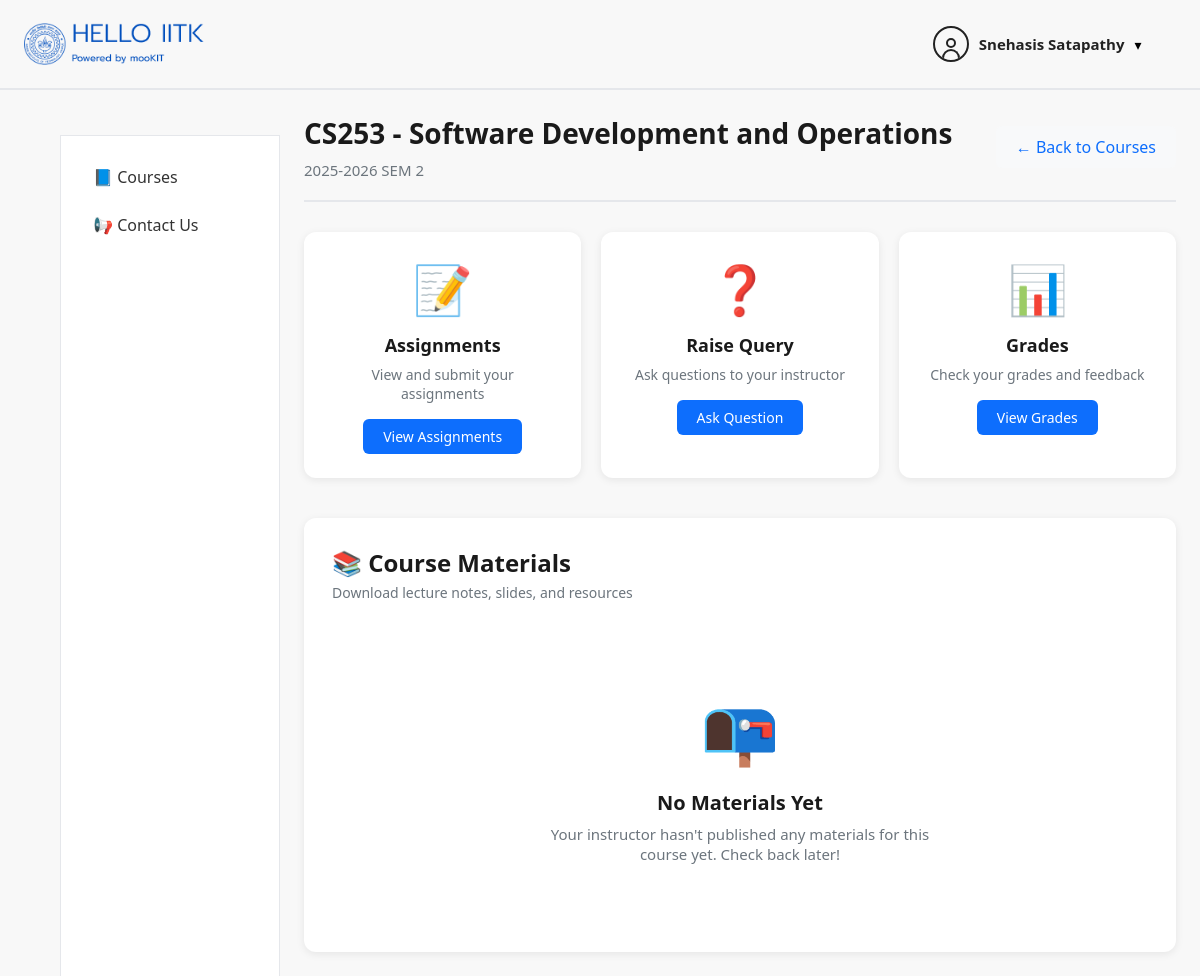
The app's page /courses/1/student/home/ (signed in), older data.
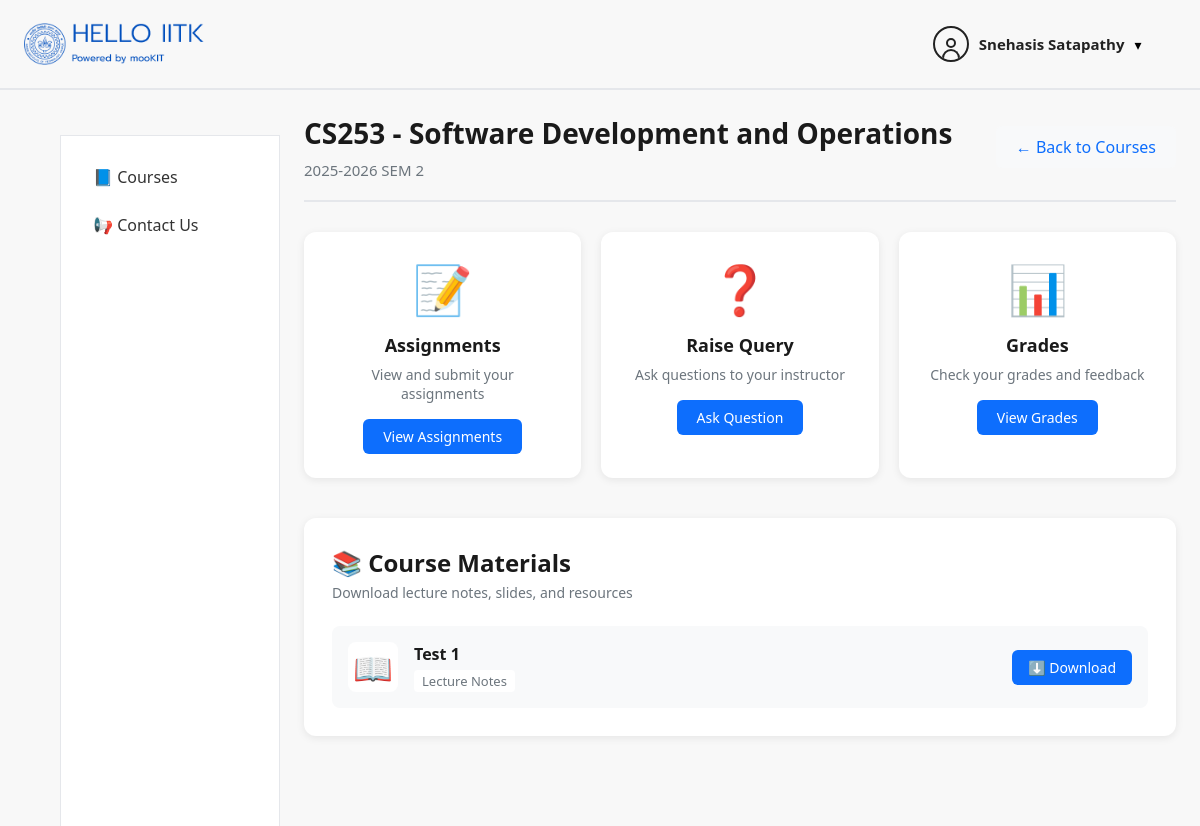
The same page, newer data.
### content/models.py (models this page shows, shortened)
class CourseMaterial(models.Model):
    CONTENT_TYPE_CHOICES = [
        ('notes', 'Lecture Notes'),
        ('slides', 'Slides'),
        ('ppt', 'PPT'),
        ('pyq', 'Previous Year Questions'),
        ('other', 'Other'),
    ]
    course = models.ForeignKey(Course, on_delete=models.CASCADE)
    title = models.CharField(max_length=200)
    content_type = models.CharField(
        max_length=20,
        choices=CONTENT_TYPE_CHOICES
    )
    file = models.FileField(upload_to='course_materials/')
    is_published = models.BooleanField(default=False)
    uploaded_at = models.DateTimeField(auto_now_add=True)

### courses/views.py (the view)
# urls.py: path('<int:course_id>/student/home/', student_course_home),
@login_required
def student_course_home(request, course_id):
    if not CourseStudent.objects.filter(course_id=course_id, student=request.user).exists():
        return redirect('/courses/')
    course = Course.objects.select_related('semester').get(id=course_id)
    materials = CourseMaterial.objects.filter(course_id=course_id, is_published=True)
    return render(request, 'courses/student_home.html', {
        'course': course,
        'materials': materials,
        'course_id': course_id
    })

### courses/models.py (called while the page is built)
    def __str__(self):
        return f"{self.year_start}-{self.year_end} SEM {self.sem}"

### templates/courses/student_home.html (shortened to what this page needs)
{% extends "courses/base.html" %}
{% load static %}
{% block content %}
<div class="course-detail-header">
  <div class="course-title-section">
    <h1 class="course-title">{{ course.code }} - {{ course.name }}</h1>
    <p class="course-semester">{{ course.semester }}</p>
  </div>
  <a href="/courses/" class="back-link">← Back to Courses</a>
</div>
<div class="actions-grid">
  <div class="action-card">
    <div class="action-icon">📝</div>
    <h3>Assignments</h3>
    <p>View and submit your assignments</p>
    <a href="#" class="action-btn">View Assignments</a>
  </div>
  <div class="action-card">
    <div class="action-icon">❓</div>
    <h3>Raise Query</h3>
    <p>Ask questions to your instructor</p>
    <a href="/queries/{{ course_id }}/" class="action-btn">Ask Question</a>
  </div>
  <div class="action-card">
    <div class="action-icon">📊</div>
    <h3>Grades</h3>
    <p>Check your grades and feedback</p>
    <a href="#" class="action-btn">View Grades</a>
  </div>
</div>
<div class="materials-section">
  <div class="section-header">
    <h2>📚 Course Materials</h2>
    <p class="section-subtitle">Download lecture notes, slides, and resources</p>
  </div>
  {% if materials %}
    <div class="materials-list">
      {% for m in materials %}
        <div class="material-item">
          <div class="material-info">
            <div class="material-icon">
              {% if m.content_type == 'notes' %}
                📖
              {% elif m.content_type == 'slides' %}
                📊
              {% elif m.content_type == 'ppt' %}
                📽️
              {% elif m.content_type == 'pyq' %}
                📝
              {% else %}
                📄
              {% endif %}
            </div>
            <div class="material-details">
              <h4 class="material-title">{{ m.title }}</h4>
              <span class="material-type">{{ m.get_content_type_display }}</span>
            </div>
          </div>
          <a href="{{ m.file.url }}" class="download-btn" download>
            ⬇️ Download
          </a>
        </div>
      {% endfor %}
    </div>
  {% else %}
    <div class="empty-state">
      <div class="empty-icon">📭</div>
      <h3>No Materials Yet</h3>
      <p>Your instructor hasn't published any materials for this course yet. Check back later!</p>
    </div>
  {% endif %}
</div>
{% endblock %}

Row changes from the older to the newer data that the page shows:
added CourseMaterial: title "Test 1", content_type "Lecture Notes"
Text that changed along with them:
text no longer shown: "📭 No Materials Yet Your instructor hasn't published any materials for this course yet. Check back later!"
